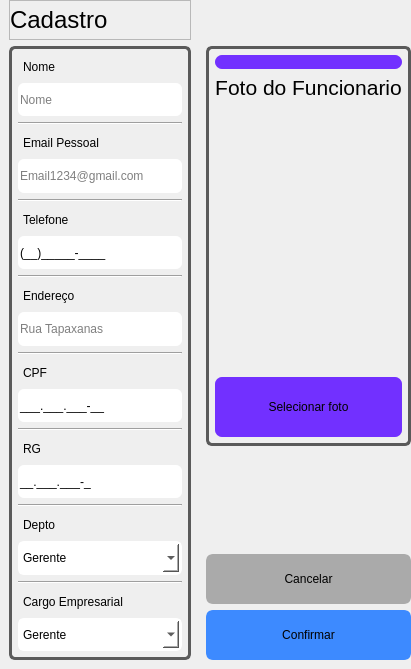
               <widget class="QWidget" name="widget_19" native="true">
                <property name="sizePolicy">
                 <sizepolicy hsizetype="Preferred" vsizetype="Expanding">
                  <horstretch>0</horstretch>
                  <verstretch>0</verstretch>
                 </sizepolicy>
                </property>
                <property name="minimumSize">
                 <size>
                  <width>0</width>
                  <height>669</height>
                 </size>
                </property>
                <property name="maximumSize">
                 <size>
                  <width>16777215</width>
                  <height>900</height>
                 </size>
                </property>
                <property name="styleSheet">
                 <string notr="true">QWidget{	
font: 63 11pt &quot;Inter 18pt SemiBold&quot;;
}</string>
                </property>
                <layout class="QVBoxLayout" name="verticalLayout_46">
                 <property name="spacing">
                  <number>0</number>
                 </property>
                 <property name="leftMargin">
                  <number>0</number>
                 </property>
                 <property name="topMargin">
                  <number>0</number>
                 </property>
                 <property name="rightMargin">
                  <number>0</number>
                 </property>
                 <property name="bottomMargin">
                  <number>0</number>
                 </property>
                 <item>
                  <widget class="QWidget" name="widget_14" native="true">
                   <property name="sizePolicy">
                    <sizepolicy hsizetype="Preferred" vsizetype="Expanding">
                     <horstretch>0</horstretch>
                     <verstretch>0</verstretch>
                    </sizepolicy>
                   </property>
                   <property name="minimumSize">
                    <size>
                     <width>0</width>
                     <height>471</height>
                    </size>
                   </property>
                   <property name="maximumSize">
                    <size>
                     <width>16777215</width>
                     <height>16777215</height>
                    </size>
                   </property>
                   <property name="styleSheet">
                    <string notr="true"/>
                   </property>
                   <layout class="QHBoxLayout" name="horizontalLayout_4">
                    <property name="spacing">
                     <number>6</number>
                    </property>
                    <property name="leftMargin">
                     <number>0</number>
                    </property>
                    <property name="topMargin">
                     <number>0</number>
                    </property>
                    <property name="rightMargin">
                     <number>0</number>
                    </property>
                    <property name="bottomMargin">
                     <number>9</number>
                    </property>
                    <item>
                     <widget class="QWidget" name="widget_16" native="true">
                      <property name="sizePolicy">
                       <sizepolicy hsizetype="Preferred" vsizetype="Expanding">
                        <horstretch>0</horstretch>
                        <verstretch>0</verstretch>
                       </sizepolicy>
                      </property>
                      <layout class="QVBoxLayout" name="verticalLayout_21">
                       <property name="leftMargin">
                        <number>0</number>
                       </property>
                       <property name="topMargin">
                        <number>0</number>
                       </property>
                       <property name="rightMargin">
                        <number>0</number>
                       </property>
                       <property name="bottomMargin">
                        <number>0</number>
                       </property>
                       <item>
                        <widget class="QWidget" name="widget_18" native="true">
                         <property name="sizePolicy">
                          <sizepolicy hsizetype="Expanding" vsizetype="Expanding">
                           <horstretch>0</horstretch>
                           <verstretch>0</verstretch>
                          </sizepolicy>
                         </property>
                         <property name="minimumSize">
                          <size>
                           <width>200</width>
                           <height>417</height>
                          </size>
                         </property>
                         <property name="maximumSize">
                          <size>
                           <width>16777215</width>
                           <height>16777215</height>
                          </size>
                         </property>
                         <property name="styleSheet">
                          <string notr="true">QPushButton{
	
	background-color: rgb(114, 48, 255);

}
#foto_func_2{

    border-radius: 6px;
    border: 3px solid #5a5a5a;

}</string>
                         </property>
                         <layout class="QVBoxLayout" name="verticalLayout_22">
                          <property name="topMargin">
                           <number>0</number>
                          </property>
                          <property name="bottomMargin">
                           <number>0</number>
                          </property>
                          <item>
                           <widget class="QFrame" name="titulo_cadastro">
                            <property name="sizePolicy">
                             <sizepolicy hsizetype="Expanding" vsizetype="Fixed">
                              <horstretch>0</horstretch>
                              <verstretch>0</verstretch>
                             </sizepolicy>
                            </property>
                            <property name="minimumSize">
                             <size>
                              <width>0</width>
                              <height>40</height>
                             </size>
                            </property>
                            <property name="frameShape">
                             <enum>QFrame::StyledPanel</enum>
                            </property>
                            <property name="frameShadow">
                             <enum>QFrame::Raised</enum>
                            </property>
                            <layout class="QVBoxLayout" name="verticalLayout_48">
                             <property name="spacing">
                              <number>0</number>
                             </property>
                             <property name="leftMargin">
                              <number>0</number>
                             </property>
                             <property name="topMargin">
                              <number>0</number>
                             </property>
                             <property name="rightMargin">
                              <number>0</number>
                             </property>
                             <property name="bottomMargin">
                              <number>0</number>
                             </property>
                             <item>
                              <widget class="QLabel" name="titulo_cadastro_2">
                               <property name="sizePolicy">
                                <sizepolicy hsizetype="Fixed" vsizetype="Expanding">
                                 <horstretch>0</horstretch>
                                 <verstretch>0</verstretch>
                                </sizepolicy>
                               </property>
                               <property name="maximumSize">
                                <size>
                                 <width>16777215</width>
                                 <height>30</height>
                                </size>
                               </property>
                               <property name="styleSheet">
                                <string notr="true">font: 63 10pt &quot;Inter 24pt SemiBold&quot;;</string>
                               </property>
                               <property name="text">
                                <string>&lt;html&gt;&lt;head/&gt;&lt;body&gt;&lt;p&gt;&lt;span style=&quot; font-size:18pt;&quot;&gt;Cadastro&lt;/span&gt;&lt;/p&gt;&lt;/body&gt;&lt;/html&gt;</string>
                               </property>
                              </widget>
                             </item>
                            </layout>
                           </widget>
                          </item>
                          <item>
                           <widget class="QWidget" name="local_cadastro" native="true">
                            <property name="sizePolicy">
                             <sizepolicy hsizetype="Expanding" vsizetype="Expanding">
                              <horstretch>0</horstretch>
                              <verstretch>0</verstretch>
                             </sizepolicy>
                            </property>
                            <property name="minimumSize">
                             <size>
                              <width>0</width>
                              <height>417</height>
                             </size>
                            </property>
                            <property name="maximumSize">
                             <size>
                              <width>16777215</width>
                              <height>16777215</height>
                             </size>
                            </property>
                            <property name="styleSheet">
                             <string notr="true">QLabel{
	padding: 0px 2px;
	max-height:20px;
 	margin-top: 2px;
}

QLineEdit{
	color: rgb(0, 0, 0);
	background-color: rgb(255, 255, 255);
	max-height: 40px;   /* largura mínima */
	max-width: 500px;   /* largura mínima */
	min-height:25px;
    border-radius: 6px;
	border: none;
}
Line{
	background-color: rgb(255, 255, 255);
	max-height:2px;
}
#local_cadastro{

    border-radius: 6px;
    border: 3px solid #5a5a5a;

}</string>
                            </property>
                            <layout class="QVBoxLayout" name="verticalLayout_18">
                             <item>
                              <widget class="QLabel" name="lbl_nome">
                               <property name="maximumSize">
                                <size>
                                 <width>200</width>
                                 <height>22</height>
                                </size>
                               </property>
                               <property name="styleSheet">
                                <string notr="true"/>
                               </property>
                               <property name="text">
                                <string>Nome</string>
                               </property>
                              </widget>
                             </item>
                             <item>
                              <widget class="QLineEdit" name="lineEdit_nome">
                               <property name="minimumSize">
                                <size>
                                 <width>0</width>
                                 <height>25</height>
                                </size>
                               </property>
                               <property name="placeholderText">
                                <string>Nome</string>
                               </property>
                              </widget>
                             </item>
                             <item>
                              <widget class="Line" name="separacao_8">
                               <property name="orientation">
                                <enum>Qt::Horizontal</enum>
                               </property>
                              </widget>
                             </item>
                             <item>
                              <widget class="QLabel" name="lbl_email">
                               <property name="text">
                                <string>Email Pessoal</string>
                               </property>
                              </widget>
                             </item>
                             <item>
                              <widget class="QLineEdit" name="lineEdit_email">
                               <property name="inputMask">
                                <string/>
                               </property>
                               <property name="cursorPosition">
                                <number>0</number>
                               </property>
                               <property name="placeholderText">
                                <string>Email1234@gmail.com</string>
                               </property>
                              </widget>
                             </item>
                             <item>
                              <widget class="Line" name="separacao_2">
                               <property name="orientation">
                                <enum>Qt::Horizontal</enum>
                               </property>
                              </widget>
                             </item>
                             <item>
                              <widget class="QLabel" name="lbl_telefone">
                               <property name="text">
                                <string>Telefone</string>
                               </property>
                              </widget>
                             </item>
                             <item>
                              <widget class="QLineEdit" name="lineEdit_telefone">
                               <property name="inputMask">
                                <string>(00)00000-0000;_</string>
                               </property>
                               <property name="cursorPosition">
                                <number>1</number>
                               </property>
                               <property name="placeholderText">
                                <string>telefone</string>
                               </property>
                               <property name="cursorMoveStyle">
                                <enum>Qt::VisualMoveStyle</enum>
                               </property>
                              </widget>
                             </item>
                             <item>
                              <widget class="Line" name="separacao_3">
                               <property name="orientation">
                                <enum>Qt::Horizontal</enum>
                               </property>
                              </widget>
                             </item>
                             <item>
                              <widget class="QLabel" name="lbl_endereco">
                               <property name="text">
                                <string>Endereço</string>
                               </property>
                              </widget>
                             </item>
                             <item>
                              <widget class="QLineEdit" name="lineEdit_endereco">
                               <property name="placeholderText">
                                <string>Rua Tapaxanas</string>
                               </property>
                              </widget>
                             </item>
                             <item>
                              <widget class="Line" name="separacao_6">
                               <property name="orientation">
                                <enum>Qt::Horizontal</enum>
                               </property>
                              </widget>
                             </item>
                             <item>
                              <widget class="QLabel" name="lbl_cpf">
                               <property name="text">
                                <string>CPF</string>
                               </property>
                              </widget>
                             </item>
                             <item>
                              <widget class="QLineEdit" name="lineEdit_cpf">
                               <property name="inputMask">
                                <string>000.000.000-00;_</string>
                               </property>
                               <property name="placeholderText">
                                <string>000.000.000-00</string>
                               </property>
                              </widget>
                             </item>
                             <item>
                              <widget class="Line" name="separacao_7">
                               <property name="orientation">
                                <enum>Qt::Horizontal</enum>
                               </property>
                              </widget>
                             </item>
                             <item>
                              <widget class="QLabel" name="lbl_rg">
                               <property name="text">
                                <string>RG</string>
                               </property>
                              </widget>
                             </item>
                             <item>
                              <widget class="QLineEdit" name="lineEdit_rg">
                               <property name="inputMask">
                                <string>00.000.000-0;_</string>
                               </property>
                               <property name="placeholderText">
                                <string>00.000.000-0</string>
                               </property>
                               <property name="cursorMoveStyle">
                                <enum>Qt::LogicalMoveStyle</enum>
                               </property>
                               <property name="clearButtonEnabled">
                                <bool>false</bool>
                               </property>
                              </widget>
                             </item>
                             <item>
                              <widget class="Line" name="separacao_4">
                               <property name="orientation">
                                <enum>Qt::Horizontal</enum>
                               </property>
                              </widget>
                             </item>
                             <item>
                              <widget class="QLabel" name="lbl_depto">
                               <property name="text">
                                <string>Depto</string>
                               </property>
                              </widget>
                             </item>
                             <item>
                              <widget class="QComboBox" name="comboBox_depto">
                               <property name="cursor">
                                <cursorShape>PointingHandCursor</cursorShape>
                               </property>
                               <property name="styleSheet">
                                <string notr="true">	color: #000000;
    background-color: rgb(255, 255, 255);
	max-height: 35px;   /* largura mínima */
	max-width: 500px;   /* largura mínima */
    border-radius: 6px;
	border: none;
    
  
    border-radius: 6px;
    border: 3px solid #ffffff;
    min-width: 110px;   /* largura mínima */</string>
                               </property>
                               <item>
                                <property name="text">
                                 <string>Gerente</string>
                                </property>
                               </item>
                              </widget>
                             </item>
                             <item>
                              <widget class="Line" name="separacao_5">
                               <property name="orientation">
                                <enum>Qt::Horizontal</enum>
                               </property>
                              </widget>
                             </item>
                             <item>
                              <widget class="QLabel" name="lbl_cargo">
                               <property name="text">
                                <string>Cargo Empresarial</string>
                               </property>
                              </widget>
                             </item>
                             <item>
                              <widget class="QComboBox" name="comboBox_cargo">
                               <property name="cursor">
                                <cursorShape>PointingHandCursor</cursorShape>
                               </property>
                               <property name="styleSheet">
                                <string notr="true">	color: #000000;
	background-color: rgb(255, 255, 255);
	max-height: 35px;   /* largura mínima */
	max-width: 500px;   /* largura mínima */
    border-radius: 6px;
	border: none;
    border-radius: 6px;
    border: 3px solid #ffffff;
  </string>
                               </property>
                               <item>
                                <property name="text">
                                 <string>Gerente</string>
                                </property>
                               </item>
                              </widget>
                             </item>
                            </layout>
                           </widget>
                          </item>
                         </layout>
                        </widget>
                       </item>
                      </layout>
                     </widget>
                    </item>
                    <item>
                     <widget class="QWidget" name="widget_15" native="true">
                      <property name="sizePolicy">
                       <sizepolicy hsizetype="Preferred" vsizetype="Expanding">
                        <horstretch>0</horstretch>
                        <verstretch>0</verstretch>
                       </sizepolicy>
                      </property>
                      <property name="styleSheet">
                       <string notr="true"/>
                      </property>
                      <layout class="QVBoxLayout" name="verticalLayout_20">
                       <property name="leftMargin">
                        <number>0</number>
                       </property>
                       <property name="topMargin">
                        <number>46</number>
                       </property>
                       <property name="rightMargin">
                        <number>0</number>
                       </property>
                       <property name="bottomMargin">
                        <number>0</number>
                       </property>
                       <item>
                        <widget class="QWidget" name="campo_foto_novo_func" native="true">
                         <property name="sizePolicy">
                          <sizepolicy hsizetype="Minimum" vsizetype="Expanding">
                           <horstretch>0</horstretch>
                           <verstretch>0</verstretch>
                          </sizepolicy>
                         </property>
                         <property name="minimumSize">
                          <size>
                           <width>200</width>
                           <height>400</height>
                          </size>
                         </property>
                         <property name="maximumSize">
                          <size>
                           <width>16777215</width>
                           <height>16777215</height>
                          </size>
                         </property>
                         <property name="styleSheet">
                          <string notr="true">QPushButton{
	
	background-color: rgb(114, 48, 255);
	border-radius: 7px;
   


}
#campo_foto_novo_func{

    border-radius: 6px;
    border: 3px solid #5a5a5a;

}
QPushButton:hover {
    background-color: #dddddd;
}
</string>
                         </property>
                         <layout class="QVBoxLayout" name="verticalLayout_19">
                          <property name="topMargin">
                           <number>9</number>
                          </property>
                          <item alignment="Qt::AlignTop">
                           <widget class="QWidget" name="widget_5" native="true">
                            <layout class="QVBoxLayout" name="verticalLayout_23">
                             <property name="leftMargin">
                              <number>0</number>
                             </property>
                             <property name="topMargin">
                              <number>0</number>
                             </property>
                             <property name="rightMargin">
                              <number>0</number>
                             </property>
                             <property name="bottomMargin">
                              <number>0</number>
                             </property>
                             <item alignment="Qt::AlignTop">
                              <widget class="QPushButton" name="foto_novo_func">
                               <property name="cursor">
                                <cursorShape>PointingHandCursor</cursorShape>
                               </property>
                               <property name="text">
                                <string/>
                               </property>
                               <property name="icon">
                                <iconset resource="../imagens/imgs.qrc">
                                 <normaloff>:/imgs/imagem_direita.jpg</normaloff>:/imgs/imagem_direita.jpg</iconset>
                               </property>
                               <property name="iconSize">
                                <size>
                                 <width>216</width>
                                 <height>216</height>
                                </size>
                               </property>
                              </widget>
                             </item>
                             <item alignment="Qt::AlignTop">
                              <widget class="QLabel" name="label_17">
                               <property name="sizePolicy">
                                <sizepolicy hsizetype="Minimum" vsizetype="Maximum">
                                 <horstretch>0</horstretch>
                                 <verstretch>0</verstretch>
                                </sizepolicy>
                               </property>
                               <property name="text">
                                <string>&lt;html&gt;&lt;head/&gt;&lt;body&gt;&lt;p align=&quot;center&quot;&gt;&lt;span style=&quot; font-size:16pt;&quot;&gt;Foto do Funcionario&lt;/span&gt;&lt;/p&gt;&lt;/body&gt;&lt;/html&gt;</string>
                               </property>
                              </widget>
                             </item>
                            </layout>
                           </widget>
                          </item>
                          <item>
                           <widget class="QPushButton" name="btn_selecionar_foto">
                            <property name="sizePolicy">
                             <sizepolicy hsizetype="Minimum" vsizetype="Expanding">
                              <horstretch>0</horstretch>
                              <verstretch>0</verstretch>
                             </sizepolicy>
                            </property>
                            <property name="maximumSize">
                             <size>
                              <width>16777215</width>
                              <height>60</height>
                             </size>
                            </property>
                            <property name="cursor">
                             <cursorShape>PointingHandCursor</cursorShape>
                            </property>
                            <property name="text">
                             <string>Selecionar foto</string>
                            </property>
                           </widget>
                          </item>
                         </layout>
                        </widget>
                       </item>
                       <item>
                        <spacer name="separador">
                         <property name="orientation">
                          <enum>Qt::Vertical</enum>
                         </property>
                         <property name="sizeHint" stdset="0">
                          <size>
                           <width>20</width>
                           <height>40</height>
                          </size>
                         </property>
                        </spacer>
                       </item>
                       <item alignment="Qt::AlignBottom">
                        <widget class="QPushButton" name="btn_cancelar">
                         <property name="sizePolicy">
                          <sizepolicy hsizetype="Minimum" vsizetype="Fixed">
                           <horstretch>0</horstretch>
                           <verstretch>0</verstretch>
                          </sizepolicy>
                         </property>
                         <property name="minimumSize">
                          <size>
                           <width>0</width>
                           <height>50</height>
                          </size>
                         </property>
                         <property name="cursor">
                          <cursorShape>PointingHandCursor</cursorShape>
                         </property>
                         <property name="toolTip">
                          <string>quando o botao for checkado, aparecer uma mensagem perguntando se ele confirma a açao, independente da açao, desmarca o botao</string>
                         </property>
                         <property name="whatsThis">
                          <string/>
                         </property>
                         <property name="styleSheet">
                          <string notr="true">
QPushButton{
	border-radius: 7px;
    border: 4px solid #aaaaaa;
	background-color:  #aaaaaa;

}

QPushButton:hover {
     background-color: #444444;
}

</string>
                         </property>
                         <property name="text">
                          <string>Cancelar</string>
                         </property>
                         <property name="shortcut">
                          <string>Return</string>
                         </property>
                         <property name="checkable">
                          <bool>false</bool>
                         </property>
                         <property name="checked">
                          <bool>false</bool>
                         </property>
                         <attribute name="buttonGroup">
                          <string notr="true">cancelar_confirmar</string>
                         </attribute>
                        </widget>
                       </item>
                       <item>
                        <widget class="QPushButton" name="btn_confirmar">
                         <property name="sizePolicy">
                          <sizepolicy hsizetype="Minimum" vsizetype="Fixed">
                           <horstretch>0</horstretch>
                           <verstretch>0</verstretch>
                          </sizepolicy>
                         </property>
                         <property name="minimumSize">
                          <size>
                           <width>0</width>
                           <height>50</height>
                          </size>
                         </property>
                         <property name="cursor">
                          <cursorShape>PointingHandCursor</cursorShape>
                         </property>
                         <property name="styleSheet">
                          <string notr="true">QPushButton{
	border-radius: 7px;
    border: 4px solid #3D8AFF;
	background-color:  #3D8AFF;

}

QPushButton:hover {
    background-color: rgb(31, 70, 129);
}
</string>
                         </property>
                         <property name="text">
                          <string>Confirmar</string>
                         </property>
                         <property name="checkable">
                          <bool>false</bool>
                         </property>
                         <attribute name="buttonGroup">
                          <string notr="true">cancelar_confirmar</string>
                         </attribute>
                        </widget>
                       </item>
                      </layout>
                     </widget>
                    </item>
                   </layout>
                  </widget>
                 </item>
                </layout>
               </widget>
